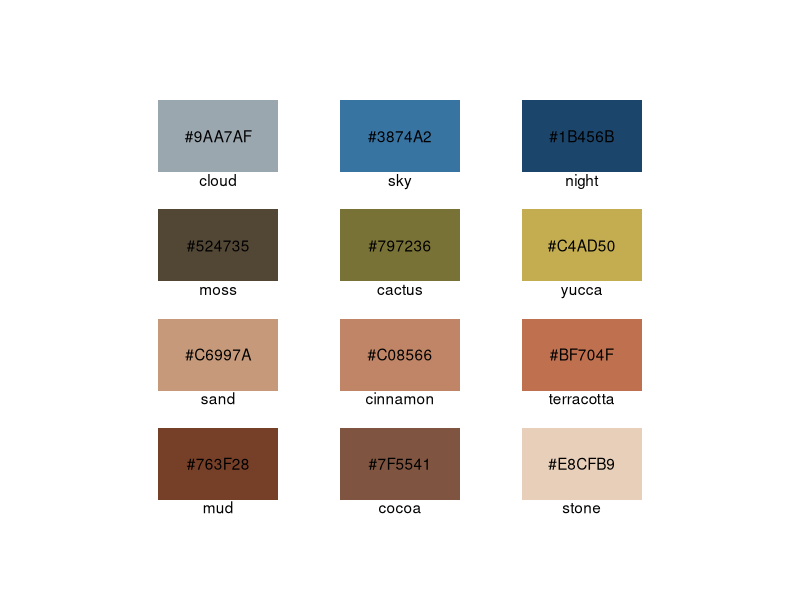
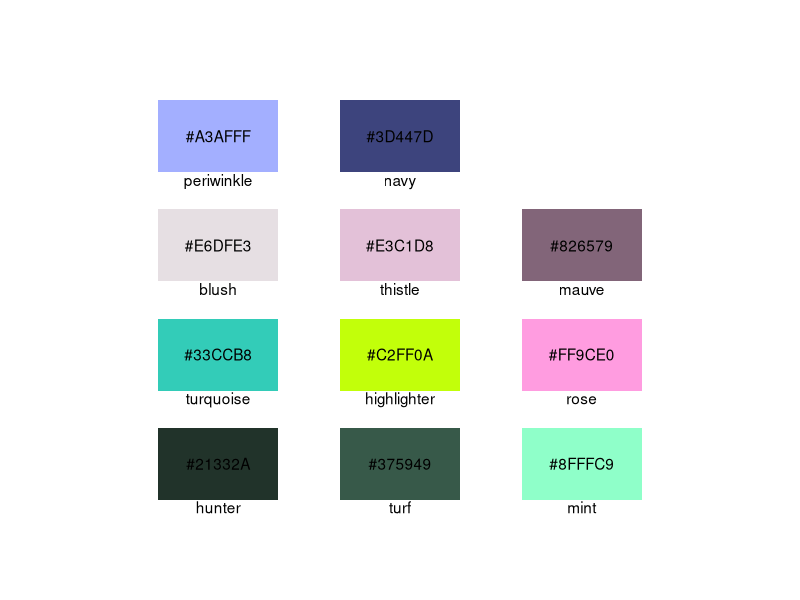
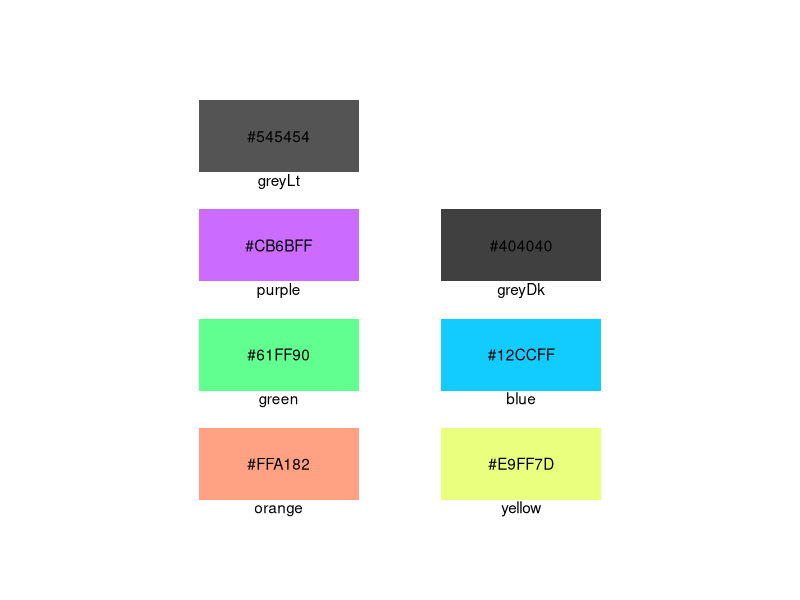
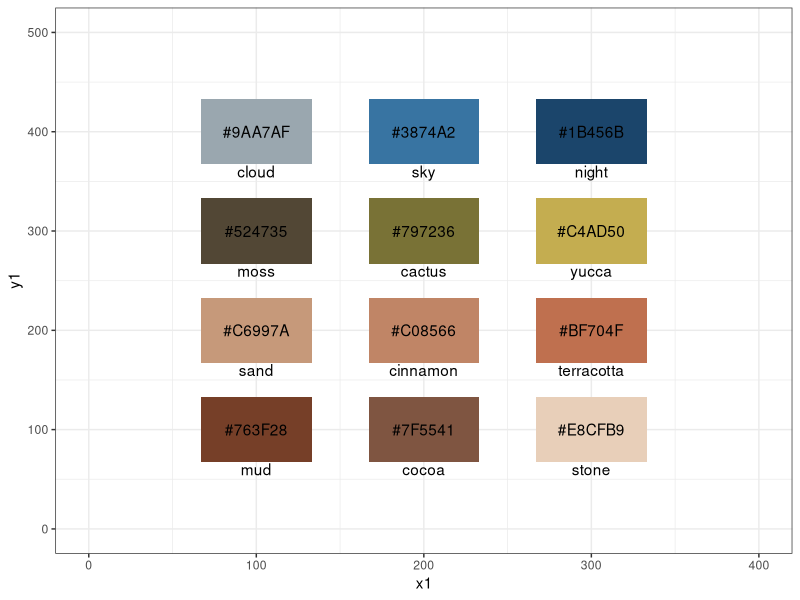

The R script that drew these images, in order:

library(ggplot2)
library(dplyr)

#Color Constants
#----
#Basic colors
basic <- c(
  orangeDark = rgb(t(col2rgb("#000000")), maxColorValue = 255),
  orangeFire = rgb(t(col2rgb("#000000")), maxColorValue = 255),
  orangeBright = rgb(t(col2rgb("#000000")), maxColorValue = 255),
  orangeLight = rgb(t(col2rgb("#000000")), maxColorValue = 255),
  orangePale = rgb(t(col2rgb("#000000")), maxColorValue = 255),
  
  blueDark = rgb(t(col2rgb("#000000")), maxColorValue = 255),
  blueNeon = rgb(t(col2rgb("#000000")), maxColorValue = 255),
  blueBright = rgb(t(col2rgb("#000000")), maxColorValue = 255),
  blueLight = rgb(t(col2rgb("#000000")), maxColorValue = 255),
  bluePale = rgb(t(col2rgb("#000000")), maxColorValue = 255)
  
  )

blkboard <- c(
  orange = rgb(t(col2rgb("#ffa182")), maxColorValue = 255),
  yellow = rgb(t(col2rgb("#e9ff7d")), maxColorValue = 255),
  green = rgb(t(col2rgb("#61ff90")), maxColorValue = 255),
  blue = rgb(t(col2rgb("#12ccff")), maxColorValue = 255),
  purple = rgb(t(col2rgb("#cb6bff")), maxColorValue = 255),
  greyDk = rgb(t(col2rgb("#404040")), maxColorValue = 255),
  greyLt = rgb(t(col2rgb("#545454")), maxColorValue = 255)
  
)

#Colors from my website
jmbn <- c(
  hunter = rgb(t(col2rgb("#21332a")), maxColorValue = 255),
  turf = rgb(t(col2rgb("#375949")), maxColorValue = 255),
  mint = rgb(t(col2rgb("#8fffc9")), maxColorValue = 255),
  
  turquoise = rgb(t(col2rgb("#33ccb8")), maxColorValue = 255),
  highlighter = rgb(t(col2rgb("#c2ff0a")), maxColorValue = 255),
  rose = rgb(t(col2rgb("#ff9ce0")), maxColorValue = 255),
  
  blush = rgb(t(col2rgb("#e6dfe3")), maxColorValue = 255),
  thistle = rgb(t(col2rgb("#e3c1d8")), maxColorValue = 255),
  mauve = rgb(t(col2rgb("#826579")), maxColorValue = 255),
  
  periwinkle = rgb(t(col2rgb("#a3afff")), maxColorValue = 255),
  navy = rgb(t(col2rgb("#3d447d")), maxColorValue = 255)
)


#Red Rock Canyon Colors
redrock <- c(
  mud = rgb(t(col2rgb("#763f28")), maxColorValue = 255),
  cocoa = rgb(t(col2rgb("#7f5541")), maxColorValue = 255),
  stone = rgb(t(col2rgb("#e8cfb9")), maxColorValue = 255),
  
  sand = rgb(t(col2rgb("#c6997a")), maxColorValue = 255),
  cinnamon = rgb(t(col2rgb("#c08566")), maxColorValue = 255),
  terracotta = rgb(t(col2rgb("#bf704f")), maxColorValue = 255),
  
  moss = rgb(t(col2rgb("#524735")), maxColorValue = 255),
  cactus = rgb(t(col2rgb("#797236")), maxColorValue = 255),
  yucca = rgb(t(col2rgb("#c4ad50")), maxColorValue = 255),
  
  cloud = rgb(t(col2rgb("#9aa7af")), maxColorValue = 255),
  sky = rgb(t(col2rgb("#3874a2")), maxColorValue = 255),
  night = rgb(t(col2rgb("#1b456b")), maxColorValue = 255)
)

#function to demo colors in plot window
see_colors <- function(aColorVector, buffer = 1, numCols = 3){
  
  len1 = length(aColorVector)
  cols1 = numCols
  rows1 = ceiling(len1/cols1)
  
  #set the coordinates of the plot based on the length of the vector
  xMin = 0
  xMax = (cols1 + buffer)*100
  
  yMin = 0
  yMax = (rows1 + buffer)*100
  
  #put the color vector in a dataframe with generated coordinates to draw rectangles
  x1 = rep(seq(from = 1, to = cols1, by = 1)*100, times = rows1)[1:len1]
  y1 = sort(rep(seq(from = 1, to = rows1, by = 1)*100, times = cols1)[1:len1])
  colors1 = aColorVector
  names1 = names(aColorVector)
  
  df1 <- data.frame(x1 = x1, y1 = y1, colors1 = colors1, names1 = names1)
  
  ggplot(df1) + coord_cartesian(xlim = c(xMin, xMax), ylim = c(yMin, yMax)) + 
    geom_tile(aes(x1, y1, width = 66, height = 66), fill = colors1) + 
    annotate("text", x = x1, y = y1-40, label = names1) + 
    annotate("text", x = x1, y = y1, label = as.character(colors1)) + 
    theme_void()
}

#takes a named vector of rgb objects and returns a ggplot 
plot_colors <- function(aColorVector, buffer = 1, numCols = 3){
  
  len1 = length(aColorVector)
  cols1 = numCols
  rows1 = ceiling(len1/cols1)
  
  #set the coordinates of the plot based on the length of the vector
  xMin = 0
  xMax = (cols1 + buffer)*100
  
  yMin = 0
  yMax = (rows1 + buffer)*100
  
  #put the color vector in a dataframe with generated coordinates to draw rectangles
  x1 = rep(seq(from = 1, to = cols1, by = 1)*100, times = rows1)[1:len1]
  y1 = sort(rep(seq(from = 1, to = rows1, by = 1)*100, times = cols1)[1:len1])
  colors1 = aColorVector
  names1 = names(aColorVector)
  
  df1 <- data.frame(x1 = x1, y1 = y1, colors1 = colors1, names1 = names1)
  
  plot1 <- ggplot(df1) + coord_cartesian(xlim = c(xMin, xMax), ylim = c(yMin, yMax)) + 
    geom_tile(aes(x1, y1, width = 66, height = 66), fill = colors1) + 
    annotate("text", x = x1, y = y1-40, label = names1) + 
    annotate("text", x = x1, y = y1, label = as.character(colors1)) + 
    theme_void()
  
  return(plot1)
}

#examples:
see_colors(redrock)
see_colors(jmbn)
see_colors(blkboard, numCols = 2)

plot_colors(redrock) + theme_bw() #this overrides the void theme

  
  





#----

#Transparent Color Functions
#----
clrt_red <- function(alphaLvl = 128){rgb(,maxColorValue = 255, alpha = alphaLvl)}
clrt_orange <- function(alphaLvl){}


#----


#ggplot2 Themes
#----


#----

